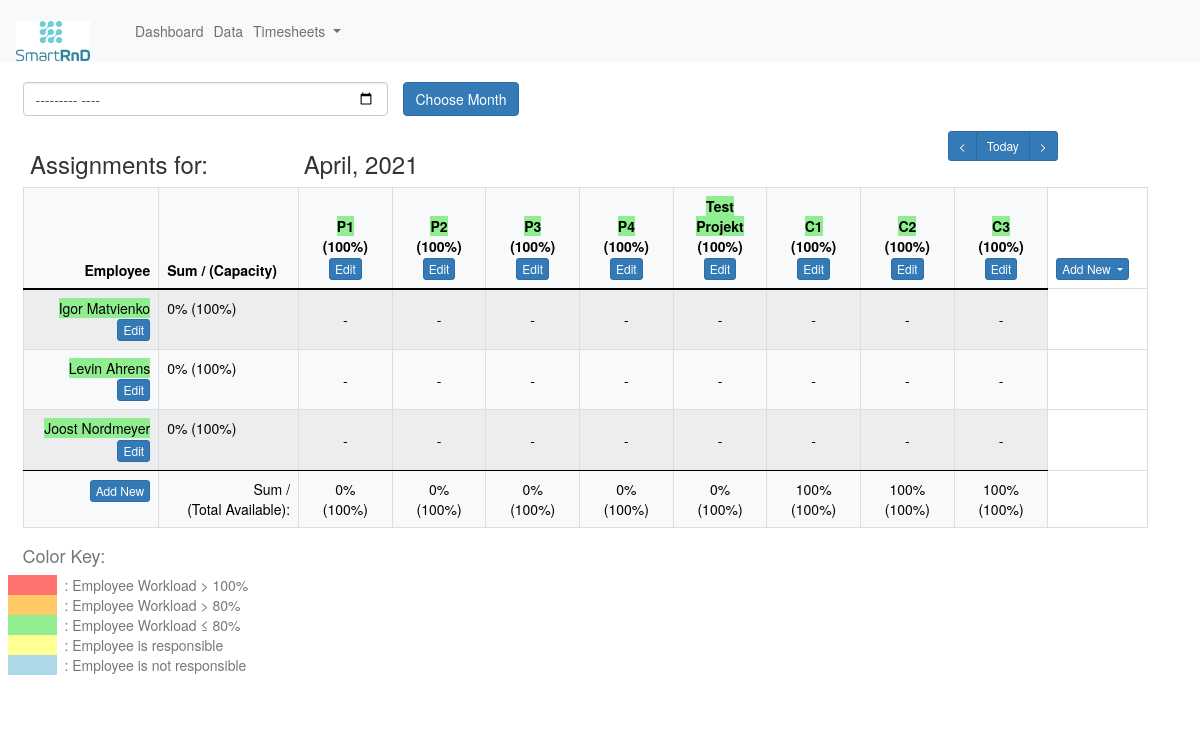
Screenshot of /dashboard/64 with the database file from the repository.
### erpapp/models.py (models this page shows, shortened)
class Month(models.Model):
    month_choices = [
        ('January', 'January'),
        ('February', 'February'),
        ('March', 'March'),
        ('April', 'April'),
        ('May', 'May'),
        ('June', 'June'),
        ('July', 'July'),
        ('August', 'August'),
        ('September', 'September'),
        ('October', 'October'),
        ('November', 'November'),
        ('December', 'December')
    ]
    year_choices = [(str(r), str(r)) for r in range(datetime.date.today().year - 10, datetime.date.today().year + 10)]
    month = models.CharField(max_length=10, choices=month_choices)
    year = models.CharField(max_length=5, choices=year_choices, default=str(timezone.now().strftime('%Y')))
    @property
    def name(self):
        return '{}, {}'.format(self.month, self.year)

class Task(models.Model):
    title = models.CharField('Title', max_length=50, default='Title', unique=True)
    description = models.CharField('Description', max_length=2400, default='Describe the task!')
    assigned_employees_on_month = models.ManyToManyField(Employee, through='AssignmentPerMonth')
    class Meta:
        db_table = "task"

class Project(Task):
    ressources = models.FloatField('Ressources')
    begin = models.DateField('Project Start')
    end = models.DateField('Project End')
    def __str__(self):
        return self.title
    class Meta:
        db_table = "project"

class Task(models.Model):
    title = models.CharField('Title', max_length=50, default='Title', unique=True)
    description = models.CharField('Description', max_length=2400, default='Describe the task!')
    assigned_employees_on_month = models.ManyToManyField(Employee, through='AssignmentPerMonth')
    class Meta:
        db_table = "task"

class Chair(Task):
    rotation_choices = [
        ('Summer Term', 'Summer Term'),
        ('Winter Term', 'Winter Term'),
        ('Every Term', 'Every Term'),
        ('Irregular', 'irregular')
    ]
    rotation = models.CharField('Term', default='Every Term', choices=rotation_choices, max_length=16)
    requirement = models.FloatField('Requirement', default=1)
    def __str__(self):
        return self.title
    class Meta:
        db_table = "chair"

class Employee(models.Model):
    firstname = models.CharField('First Name', max_length=32)
    lastname = models.CharField('Last Name', max_length=32)
    type_choices = [
        ('Undergraduate Assistant', 'Undergraduate Assistant'),
        ('Research Associate', 'Research Associate')
    ]
    type = models.CharField('Type of Employment', choices=type_choices, max_length=32)
    capacity = models.FloatField('Capacity', default=1.0)
    hiring_date = models.DateField('Hiring Date')
    expiration_date = models.DateField('Expiration Date')
    @property
    def fullname(self):
        return '{} {}'.format(self.firstname, self.lastname)
    def __str__(self):
        return self.fullname
    class Meta:
        db_table = "employee"
        unique_together = ('firstname', 'lastname')

### erpapp/views.py (the view, shortened to what this page needs)
# urls.py: path('dashboard/', views.dashboard_no_id),
def dashboard(request, id):
    month = Month.objects.get(id=id)
    tasks = Task.objects.all()
    month_dict = {
        '1': 'January',
        '2': 'February',
        '3': 'March',
        '4': 'April',
        '5': 'May',
        '6': 'June',
        '7': 'July',
        '8': 'August',
        '9': 'September',
        '10': 'October',
        '11': 'November',
        '12': 'December',
    }
    employee_rows = []
    for employee in Employee.objects.all():
        employee_row = []
        employee_sum = 0
        for task in tasks:
            for assignment_per_month in AssignmentPerMonth.objects.all():
                if employee.id == assignment_per_month.employee.id and task.id == assignment_per_month.task.id and month == assignment_per_month.month:
                    employee_sum = employee_sum + assignment_per_month.percentage
        employee_capacity = employee.capacity
        employee_worklooad = employee_sum / employee_capacity
        employee_title = [(employee, int(employee_sum * 100), int(employee_capacity * 100), employee_worklooad)]
        assignment_infos_project = []
        for counter, project in enumerate(Project.objects.all()):
            assignment_infos_project.append(['-', False])
            for assignment_per_month in AssignmentPerMonth.objects.all():
                if employee.id == assignment_per_month.employee.id and project.id == assignment_per_month.task.id and month == assignment_per_month.month:
                    assignment_infos_project[counter] = [int(assignment_per_month.percentage * 100),
                                                         assignment_per_month.responsibility]
        employee_title.append(assignment_infos_project)
        assignment_infos_position = []
        employee_title.append(assignment_infos_position)
        assignment_infos_chair = []
        for counter, chair in enumerate(Chair.objects.all()):
            assignment_infos_chair.append(['-', False])
            for assignment_per_month in AssignmentPerMonth.objects.all():
                if employee.id == assignment_per_month.employee.id and chair.id == assignment_per_month.task.id and month == assignment_per_month.month:
                    assignment_infos_chair[counter] = [int(assignment_per_month.percentage * 100),
                                                       assignment_per_month.responsibility]
        employee_title.append(assignment_infos_chair)
        employee_rows.append(employee_title)
    print("employee_rows:, ", employee_rows)
    task_sums = []
    for project in Project.objects.all():
        sum = 0
        for assignment_per_month in AssignmentPerMonth.objects.all():
            if project.id == assignment_per_month.task.id and month == assignment_per_month.month:
                sum = sum + assignment_per_month.percentage
        task_sums.append([int(sum * 100), int(project.ressources * 100)])
    for position in Position.objects.all():
        sum = 0
        for assignment_per_month in AssignmentPerMonth.objects.all():
            if position.id == assignment_per_month.task.id and month == assignment_per_month.month:
                sum = sum + assignment_per_month.percentage
        task_sums.append([int(sum * 100), int(position.ressources * 100)])
    for chair in Chair.objects.all():
        sum = 0
        for assignment_per_month in AssignmentPerMonth.objects.all():
            if chair.id == assignment_per_month.task.id and month == assignment_per_month.month:
                sum = sum + assignment_per_month.percentage
        task_sums.append([int(sum + 100), int(chair.requirement * 100)])
    task_infos = []
    for project in Project.objects.all():
        sum = 0
        for assignment_per_month in AssignmentPerMonth.objects.all():
            if project.id == assignment_per_month.task.id and month == assignment_per_month.month:
                sum = sum + assignment_per_month.percentage
        task_workload = sum / project.ressources
        task_infos.append([project, int(sum * 100), int(project.ressources * 100), round(task_workload, 2)])
    for chair in Chair.objects.all():
        sum = 0
        for assignment_per_month in AssignmentPerMonth.objects.all():
            if chair.id == assignment_per_month.task.id and month == assignment_per_month.month:
                sum = sum + assignment_per_month.percentage
        chair_workload = sum / chair.requirement
        task_infos.append([chair, int(sum * 100), int(chair.requirement * 100), round(chair_workload, 2)])
    date = timezone.now()
    current_year, current_month, _ = str(date).split('-')
    current_month_name = month_dict[str(int(current_month))]
    today = Month.objects.get(month=current_month_name, year=current_year)
    try:
        previous_month = Month.objects.get(id=id - 1)
    except Exception:
        previous_month = Month.objects.get(id=id)
    try:
        next_month = Month.objects.get(id=id + 1)
    except Exception:
        next_month = Month.objects.get(id=id)
    projects = Project.objects.all()
    assignments = Assignment.objects.all()
    employees = Employee.objects.all()
    project_infos = []
    employee_infos = []
    for project in projects:
        sum = 0
        ressources = project.ressources
        title = project.title
        for assignment in assignments:
            if assignment.task.id == project.id:
                sum += assignment.percentage
        diff = int(round((sum - ressources), 2) * 100)
        project_infos.append((sum, ressources, title, diff))
        for employee in employees:
            employee_sum = 0
            for task in tasks:
                for assignment in assignments:
                    if assignment.task.id == task.id and assignment.employee.id == employee.id:
                        employee_sum += assignment.percentage
            overload = int(round((employee_sum - employee.capacity), 2) * 100)
            employee_infos.append((employee, employee_sum, employee.capacity, overload))
    context = {
        'tasks': tasks,
        'task_infos': task_infos,
        'project_infos': project_infos,
        'employee_infos': employee_infos,
        'employee_rows': employee_rows,
        'task_sums': task_sums,
        'month': month,
        'today': today,
        'previous_month': previous_month,
        'next_month': next_month,
    }
    return render(request, 'dashboard.html', context)

### erpapp/Templates/dashboard.html (shortened to what this page needs)
{% extends "base.html" %}
{% block content %}
<div class="row">
    <form method="POST" class="post-form">
        <div class="form-group row">
            <div class="col-4">
                <input type="month" name="start_month" id="start_month" class="form-control">
            </div>
            <div class="col-4">
                <input type="submit" value="Choose Month" class="btn btn-primary">
            </div>
        </div>
    </form>
</div>
<div class="row">
    <div class="col-3">
        <h3>Assignments for: </h3>
    </div>
    <div class="col-9">
        <div class="row">
            <div class="col-9">
                <h3>{{ month.name }}</h3>
            </div>
            <div class="col-3">
                <div class="btn-group" role="group" aria-label="Basic example">
                    <a class="btn btn-primary btn-sm" href="{{ previous_month.id }}" role="button"><</a>
                    <a class="btn btn-primary btn-sm" href="{{ today.id }}" role="button">Today</a>
                    <a class="btn btn-primary btn-sm" href="{{ next_month.id }}" role="button">></a>
                </div>
            </div>
        </div>
    </div>
</div>
<div class="row">
    <table class="table table-responsive table-striped table-bordered table-light horizontal-scrollable text-center">
        <caption>
            <h4>Color Key:</h4>
            <div class="col-6">
                <div class="row">
                    <div class="col-1" id="red" style="background-color: #ff726f"></div>
                    <div class="col-11">: Employee Workload > 100%</div>
                </div>
                <div class="row">
                    <div class="col-1" id="orange" style="background-color: #ffc966"></div>
                    <div class="col-11">: Employee Workload > 80%</div>
                </div>
                <div class="row">
                    <div class="col-1" id="green" style="background-color: #90ee90"></div>
                    <div class="col-11">: Employee Workload ≤ 80%</div>
                </div>
            </div>
            <div class="col-6">
                <div class="row">
                    <div class="col-1" id="yellow" style="background-color: #ffff94"></div>
                    <div class="col-11">: Employee is responsible</div>
                </div>
                <div class="row">
                    <div class="col-1" id="blue" style="background-color: #add8e6"></div>
                    <div class="col-11">: Employee is not responsible</div>
                </div>
            </div>
        </caption>
        <thead>
        <tr>
            <th style="text-align: right">Employee</th>
            <th style="text-align: left">Sum / (Capacity)</th>
            {% for task_info in task_infos %}
            {% if task_info.3 > 1.0 %}
            <th class="col-xs-1" style="text-align: center">
                <a href="/task_in_months/{{ task_info.0.id }}/{{ month.id }}"
                   style="color: #000000; background-color: #ff726f">{{ task_info.0 }}</a>
                <br>({{ task_info.2 }}%)
                <a href="/edit_task/{{ task_info.0.id }}" class="btn btn-primary btn-xs">Edit</a>
            </th>
            {% else %}
            <th class="col-xs-1" style="text-align: center">
                <a href="/task_in_months/{{ task_info.0.id }}/{{ month.id }}"
                   style="color: #000000; background-color:#90ee90">{{ task_info.0 }}</a>
                <br>({{ task_info.2 }}%)
                <a href="/edit_task/{{ task_info.0.id }}" class="btn btn-primary btn-xs">Edit</a>
            </th>
            {% endif %}
            {% endfor %}
            <th class="border-0" style="background-color:#fff">
                <div class="dropdown">
                    <a class="btn btn-primary btn-xs dropdown-toggle" href="#" role="button"
                       id="dropdownMenuLink"
                       data-bs-toggle="dropdown" aria-expanded="false">
                        Add New
                    </a>
                </div>
            </th>
        </tr>
        </thead>
        <tbody>
        {% for employee_info, proj_percentages, pos_percentages, chair_percentages in employee_rows %}
        <tr style="text-align: right">
            {% if employee_info.3 > 1.0 %}
            <td>
                <a href="/employee_in_months/{{ employee_info.0.id }}"
                   style="color: #000000; background-color: #ff726f">{{ employee_info.0 }}</a>
                <br>
                <a href="/edit_emp/{{ employee_info.0.id }}" class="btn btn-primary btn-xs">Edit</a>
            </td>
            {% else %}
            <td>
                <a href="/employee_in_months/{{ employee_info.0.id }}"
                   style="color: #000000; background-color:#90ee90">{{ employee_info.0 }}</a>
                <br>
                <a href="/edit_emp/{{ employee_info.0.id }}" class="btn btn-primary btn-xs">Edit</a>
            </td>
            {% endif %}
            <td style="text-align: left">{{ employee_info.1 }}% ({{ employee_info.2 }}%)</td>
            {% for percentage in proj_percentages %}
            {% if percentage.0 == '-' %}
            <td class="align-middle" style="text-align: center"><a href="/add_new_ass/"
                                                                   style="color:#000000">{{ percentage.0 }}</a>
            </td>
            {% endif %}
            {% endfor %}
            {% for percentage in chair_percentages %}
            {% if percentage.0 == '-' %}
            <td class="align-middle" style="text-align: center"><a href="/add_new_ass/"
                                                                   style="color:#000000">{{ percentage.0 }}</a>
            </td>
            {% endif %}
            {% endfor %}
        </tr>
        {% endfor %}
        </tbody>
        <tfoot>
        <tr style="text-align: right">
            <td>
                <a href="/add_new_emp" class="btn btn-primary btn-xs">Add New</a>
            </td>
            <td>Sum / <br>(Total&nbsp;Available):</td>
            {% for task_sum in task_sums %}
            <td style="text-align: center">{{ task_sum.0 }}%<br>({{ task_sum.1 }}%)</td>
            {% endfor %}
        </tr>
        </tfoot>
    </table>
</div>
{% endblock content %}

### rows the page displays
Month: name "April, 2021"
Project: title "P1", task_info "100"
Project: title "P2", task_info "100"
Project: title "P3", task_info "100"
Project: title "P4", task_info "100"
Project: title "Test Projekt", task_info "100"
Chair: title "C1", task_info "100"
Chair: title "C2", task_info "100"
Chair: title "C3", task_info "100"
Employee: firstname+lastname "Igor Matvienko", employee_info "0", employee_info "100", percentage "-" "-" "-" "-" "-", percentage "-" "-" "-"
Employee: firstname+lastname "Levin Ahrens", employee_info "0", employee_info "100", percentage "-" "-" "-" "-" "-", percentage "-" "-" "-"
Employee: firstname+lastname "Joost Nordmeyer", employee_info "0", employee_info "100", percentage "-" "-" "-" "-" "-", percentage "-" "-" "-"

### other values shown
{{ task_sum.0 }} "0" "0" "0" "0" "0" "100" "100" "100"
{{ task_sum.1 }} "100" "100" "100" "100" "100" "100" "100" "100"
